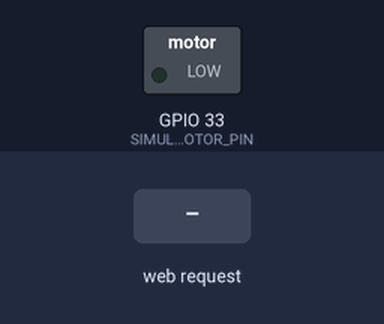
This sketch was run on a simulated ESP32. Shown: switched loads named in the sketch (green lamp = pin HIGH). Dashed ring = blinking. Inputs (shaded band) come from the test bench. WiFi joins after 1.5 s; servers stay silent unless stated; what the sketch prints to the serial monitor is not drawn.

Above: at 2.7 s.
2.8 s: HTTP request GET /forward received
At 2.95 s:
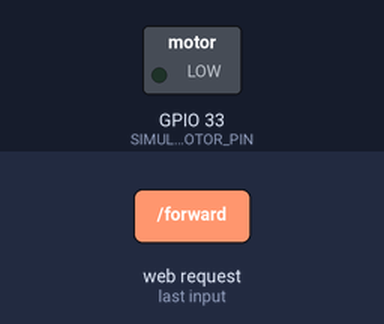
4.6 s: HTTP request GET /backward received
At 5.8 s:
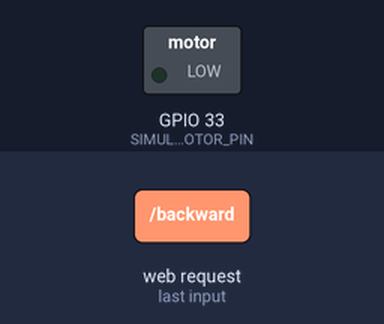
6.1 s: HTTP request GET /left received
At 6.25 s:
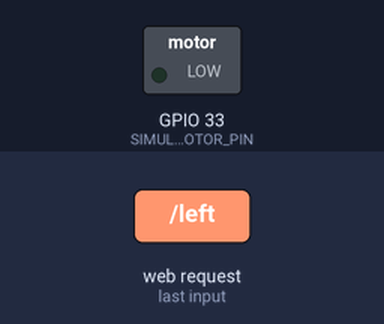
Timing chart, 0 to 9.1 s (numbered marks = the images above; inputs shaded):
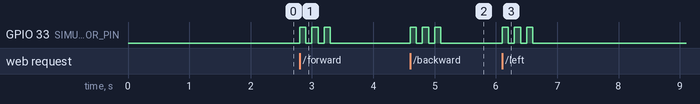

The sketch:

clase8_movimientos_wifi.ino
```cpp
#include <WiFi.h>
#include <WebServer.h>

// Reemplaza con tus credenciales WiFi
const char* ssid = "Red24";
const char* password = "Lourdes7944";

// Pin asignado para simular el movimiento
const int SIMULADOR_MOTOR_PIN = 33;

// Configuracion de IP Estatica
IPAddress ipLocal(192, 168, 0, 100);       // La IP estática que querés asignar
IPAddress puertaEnlace(192, 168, 0, 1);    // IP típica de un router en este rango
IPAddress mascaraSubred(255, 255, 255, 0); // Máscara de subred estándar
IPAddress dns(192, 168, 0, 1);             // El DNS (usamos el mismo router)

// Crea una instancia del servidor web en el puerto 80
WebServer server(80);

void handleRoot() {
  // HTML y JavaScript para el panel de control del robot
  String html = R"rawliteral(
    <!DOCTYPE html>
    <html>
    <head>
      <title>Control Robot ESP32</title>
      <meta name="viewport" content="width=device-width, initial-scale=1">
      <style>
        body { font-family: Arial, sans-serif; text-align: center; margin-top: 30px; background-color: #f0f0f0; }
        h1 { color: #333; }
        .control-grid {
          display: grid;
          grid-template-columns: repeat(3, 100px);
          grid-template-rows: repeat(3, 100px);
          gap: 15px;
          justify-content: center;
          margin-top: 40px;
        }
        button {
          background-color: #4CAF50; /* Verde */
          color: white;
          font-size: 16px;
          font-weight: bold;
          border-radius: 50%;
          border: none;
          cursor: pointer;
          box-shadow: 0 4px #999;
          transition: all 0.1s ease;
        }
        button:active {
          background-color: #3e8e41;
          box-shadow: 0 2px #666;
          transform: translateY(2px);
        }
        .btn-stop {
          background-color: #f44336; /* Rojo */
          border-radius: 12px;
        }
        .btn-stop:active {
          background-color: #da190b;
        }
        #status { margin-top: 30px; font-size: 20px; color: #555; font-weight: bold; }
      </style>
    </head>
    <body>
      <h1>Panel de Control del Robot</h1>

      <div class="control-grid">
        <div></div>
        <button onclick="enviarComando('/forward')">&#9650;<br>Adelante</button>
        <div></div>

        <button onclick="enviarComando('/left')">&#9664;<br>Izq</button>
        <button class="btn-stop" onclick="enviarComando('/stop')">STOP</button>
        <button onclick="enviarComando('/right')">Der<br>&#9654;</button>

        <div></div>
        <button onclick="enviarComando('/backward')">&#9660;<br>Atrás</button>
        <div></div>
      </div>

      <p id="status">Estado: Detenido</p>

      <script>
        function enviarComando(ruta) {
          fetch(ruta)
            .then(response => response.text())
            .then(data => {
              document.getElementById('status').innerText = 'Estado: ' + data;
            })
            .catch(err => console.error('Error:', err));
        }
      </script>
    </body>
    </html>
  )rawliteral";
  server.send(200, "text/html", html);
}

// Funciones de control de movimiento
void handleForward() {
  server.send(200, "text/plain", "Avanzando...");
  Serial.println("Robot: Adelante");
  simularMovimiento();
}

void handleBackward() {
  server.send(200, "text/plain", "Retrocediendo...");
  Serial.println("Robot: Atrás");
  simularMovimiento();
}

void handleLeft() {
  server.send(200, "text/plain", "Girando a la Izquierda");
  Serial.println("Robot: Izquierda");
  simularMovimiento();
}

void handleRight() {
  server.send(200, "text/plain", "Girando a la Derecha");
  Serial.println("Robot: Derecha");
  simularMovimiento();
}

void handleStop() {
  digitalWrite(SIMULADOR_MOTOR_PIN, LOW);
  server.send(200, "text/plain", "Detenido");
  Serial.println("Robot: STOP");
}

// Función auxiliar para parpadear el GPIO 33 simulando tracción
void simularMovimiento() {
  for(int i = 0; i < 3; i++) {
    digitalWrite(SIMULADOR_MOTOR_PIN, HIGH);
    delay(100);
    digitalWrite(SIMULADOR_MOTOR_PIN, LOW);
    delay(100);
  }
}

void setup() {
  Serial.begin(115200);
  pinMode(SIMULADOR_MOTOR_PIN, OUTPUT);
  digitalWrite(SIMULADOR_MOTOR_PIN, LOW);

  Serial.println("\n--- Iniciando Configuración de Red ---");

  // 1. Configurar la IP fija ANTES de iniciar el WiFi
  if (!WiFi.config(ipLocal, puertaEnlace, mascaraSubred, dns)) {
    Serial.println("¡Error al aplicar la configuración de IP fija!");
  } else {
    Serial.println("Configuración de IP fija aplicada correctamente.");
  }

  // 2. Iniciar la conexión WiFi
  Serial.print("Conectando a la red: ");
  Serial.println(ssid);
  WiFi.begin(ssid, password);

  // Esperar a que se conecte o agote el tiempo de espera (10 segundos)
  int retries = 0;
  while (WiFi.status() != WL_CONNECTED && retries < 20) {
    delay(500);
    Serial.print(".");
    retries++;
  }

  // 3. Verificar si la conexión fue exitosa
  if (WiFi.status() == WL_CONNECTED) {
    Serial.println("");
    Serial.println("¡WiFi conectado exitosamente!");
    Serial.print("Dirección IP asignada: ");
    Serial.println(WiFi.localIP()); // Debería mostrar 192.168.0.100

    // Configuración de las rutas del servidor web del robot
    server.on("/", handleRoot);
    server.on("/forward", handleForward);
    server.on("/backward", handleBackward);
    server.on("/left", handleLeft);
    server.on("/right", handleRight);
    server.on("/stop", handleStop);

    server.begin();
    Serial.println("Servidor HTTP iniciado.");
    Serial.print("Potencia de la señal (RSSI): ");
    Serial.print(WiFi.RSSI());
    Serial.println(" dBm");
  } else {
    Serial.println("");
    Serial.println("¡No se pudo conectar a WiFi! Revisá tus credenciales o el rango de red.");
  }
}

void loop() {
  server.handleClient();
}
```

Measured:
- after the input at 2.8 s, GPIO 33 (SIMULADOR_MOTOR_PIN): alternates HIGH for 0.10 s and LOW for 0.10 s, 6 changes in all, then stays LOW, starting at once
- after the input at 4.6 s, GPIO 33 (SIMULADOR_MOTOR_PIN): alternates HIGH for 0.10 s and LOW for 0.10 s, 6 changes in all, then stays LOW, starting at once
- after the input at 6.1 s, GPIO 33 (SIMULADOR_MOTOR_PIN): alternates HIGH for 0.10 s and LOW for 0.10 s, 6 changes in all, then stays LOW, starting at once
